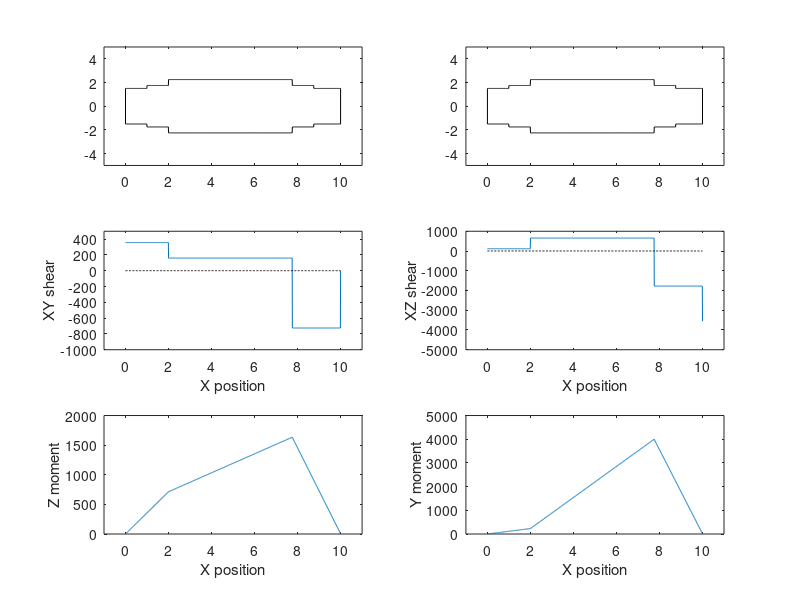
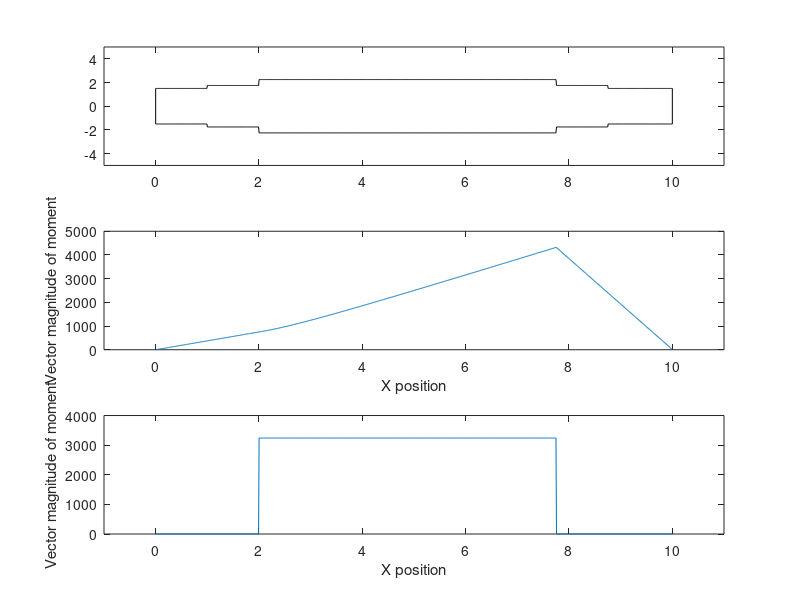
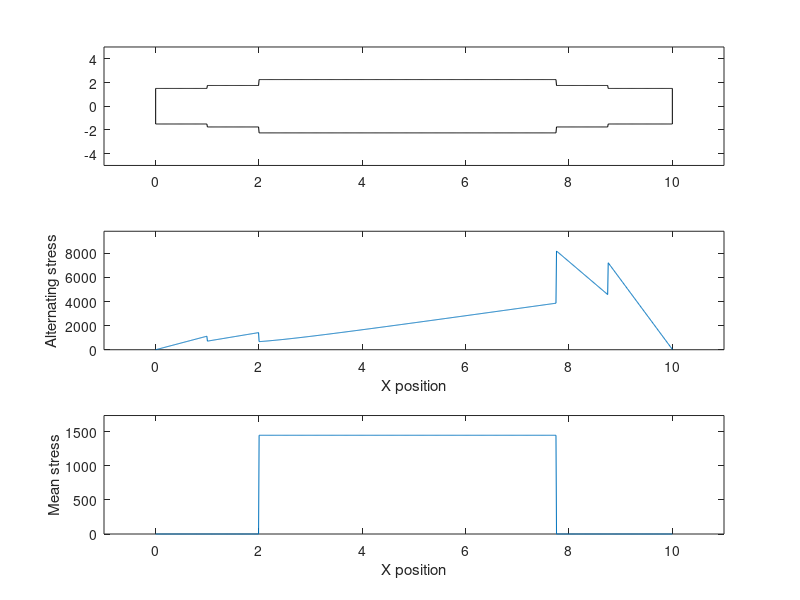

MATLAB code for these plots, in order: (Note: this script raises an error after producing the figures.)



%% Compute the net moment from two moment diagrams

x = [0, 1, 2, 7.75, 8.75, 10]; % locations of loading
F_y = [357, 0, -197, -885, 0, 725]; % forces in y
F_z = [115, 0, 540, -2431, 0, -1776]; % forces in z
T = [0, 0, 3240, 0, 0, 0]; % torsion in shaft

Diam = [1.5, 1.75 2.25 1.75 1.5 1.5]; % inches
S_UT = 68E3; % psi

%%%%%%%% an interpolation vector
x_interp = linspace(x(1), x(end), 1000);

Diam_interp = interp1(x, Diam, x_interp, 'previous');

%%%%%%%% Construct the shear diagram
shear_y = cumsum(F_y);
shear_z = cumsum(F_z);

shear_y_interp = interp1(x, shear_y, x_interp, 'previous');
shear_z_interp = interp1(x, shear_z, x_interp, 'previous');

x_rng = [-1, 11];
figure(1)
clf;
subplot(3,2,1);
plot(x_interp, Diam_interp, 'k');
hold on
plot(x_interp, -Diam_interp, 'k');
plot(x_interp(1)*[1,1], Diam_interp(1)*[-1,1],'k')
plot(x_interp(end)*[1,1], Diam_interp(end)*[-1,1],'k')
axis([x_rng, -5, 5]);

subplot(3,2,2);
plot(x_interp, Diam_interp, 'k');
hold on
plot(x_interp, -Diam_interp, 'k');
plot(x_interp(1)*[1,1], Diam_interp(1)*[-1,1],'k')
plot(x_interp(end)*[1,1], Diam_interp(end)*[-1,1],'k')
axis([x_rng, -5, 5]);


subplot(3,2,3);
plot(x_interp, shear_y_interp);
hold on;
plot(x_interp, x_interp*0+1, 'k--')
axis([x_rng, -1000, 500]);
xlabel('X position');
ylabel('XY shear');

subplot(3,2,4);
plot(x_interp, shear_z_interp);
hold on
plot(x_interp, x_interp*0+1, 'k--')
axis([x_rng, -5000, 1000]);
xlabel('X position');
ylabel('XZ shear');

%%%%%%%% Construct the moment diagram
moment_y_interp = cumtrapz(x_interp, shear_y_interp);
moment_z_interp = cumtrapz(x_interp, shear_z_interp);

subplot(3,2,5);
plot(x_interp, moment_y_interp);
axis([x_rng, 0, 2000]);
xlabel('X position');
ylabel('Z moment');

subplot(3,2,6);
plot(x_interp, moment_z_interp);
axis([x_rng, 0, 5000]);
xlabel('X position');
ylabel('Y moment');


%%%%%%%% Construct the net torsion and net moment
total_moment_interp = sqrt(moment_y_interp.^2 + moment_z_interp.^2);

figure(2)
clf;
subplot(3,1,1);
plot(x_interp, Diam_interp, 'k');
hold on
plot(x_interp, -Diam_interp, 'k');
plot(x_interp(1)*[1,1], Diam_interp(1)*[-1,1],'k')
plot(x_interp(end)*[1,1], Diam_interp(end)*[-1,1],'k')
axis([x_rng, -5, 5]);


subplot(3,1,2);
plot(x_interp, total_moment_interp)
axis([x_rng, 0, 5000]);
xlabel('X position');
ylabel('Vector magnitude of moment');

T_interp = interp1(x, T, x_interp, 'previous');
subplot(3,1,3);
plot(x_interp, T_interp)
axis([x_rng, 0, 4000]);
xlabel('X position');
ylabel('Vector magnitude of moment');

%%%%%%%% Calculate alternating and mean stresses

sigma_a = 32*total_moment_interp ./ (pi * Diam_interp.^3);
sigma_m = 16*T_interp ./ (pi * Diam_interp.^3);

figure(3)
clf;
subplot(3,1,1);
plot(x_interp, Diam_interp, 'k');
hold on
plot(x_interp, -Diam_interp, 'k');
plot(x_interp(1)*[1,1], Diam_interp(1)*[-1,1],'k')
plot(x_interp(end)*[1,1], Diam_interp(end)*[-1,1],'k')
axis([x_rng, -5, 5]);


subplot(3,1,2);
plot(x_interp, sigma_a)
axis([x_rng, 0, 1.2*max(sigma_a)]);
xlabel('X position');
ylabel('Alternating stress');

subplot(3,1,3);
plot(x_interp, sigma_m)
axis([x_rng, 0, 1.2*max(sigma_m)]);
xlabel('X position');
ylabel('Mean stress');

%%%%%%%% Calculate S_E and mean stresses

k_a = 2*(S_UT/1000)^(-0.217);       % cold drawn (equation takes in kpsi)
k_b = k_b_function(Diam_interp);           % D < 2 inches
k_c = 1;
k_d = 1;
k_e = 1;


S_e = k_a*k_b*k_c*k_d*k_e*(0.5)*S_UT;

% %%%%%%%% Calculate safety factor through shaft

SF = (sigma_a ./ S_e + sqrt(3)*sigma_m / S_UT).^(-1);

figure(4)
clf;
subplot(4,1,1);
plot(x_interp, Diam_interp, 'k');
hold on
plot(x_interp, -Diam_interp, 'k');
plot(x_interp(1)*[1,1], Diam_interp(1)*[-1,1],'k')
plot(x_interp(end)*[1,1], Diam_interp(end)*[-1,1],'k')
axis([x_rng, -5, 5]);

subplot(4,1,2);
plot(x_interp, total_moment_interp)
axis([x_rng, 0, 5000]);
xlabel('X position');
ylabel('Vector magnitude of moment');

T_interp = interp1(x, T, x_interp, 'previous');
subplot(4,1,3);
plot(x_interp, T_interp)
axis([x_rng, 0, 4000]);
xlabel('X position');
ylabel('Vector magnitude of moment');

subplot(4,1,4);
plot(x_interp, SF)
hold on
plot(x_interp, x_interp*0+1, 'k--')
axis([x_rng, 0, 10]);
xlabel('X position');
ylabel('Design safety factor');




%%
%%%%%%%%%%%%%%%%%% Helper functions
function out = k_b_function(Diam)
    out = Diam*0;
    for kk = 1:length(Diam)
        if Diam < 2
            out(kk) = (Diam(kk) / 0.3)^(-0.107);
        else
            out(kk) = 0.91*(Diam(kk))^(-0.157);
        end
    end
end




